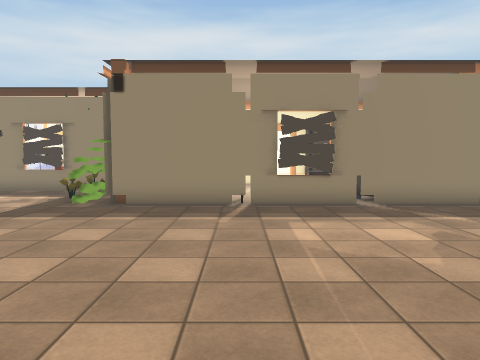
view 1 (above)

24 first-person views from a walk through a 3-D level made in the Unity game engine. The camera is 1.5 m above the floor, tilts 4° down and sees 70° across. The floor is counted in squares, 1 m on a side. Each view is taken from the middle of a square. On the plan, view 1 faces up. The plan holds only what a view shows up to about 16 squares ahead; the rest is blank. The place goes on beyond the plan. The player character is not drawn. Door leaves are left out, so doorways stand open. Some surface patterns are stand-ins.

view 2
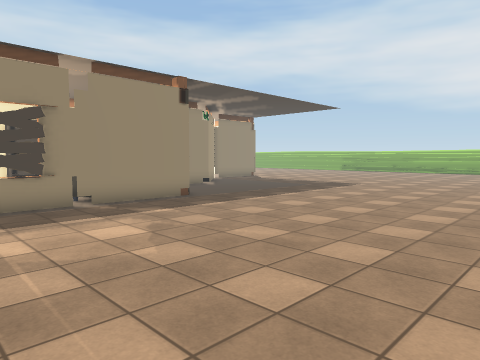

view 3
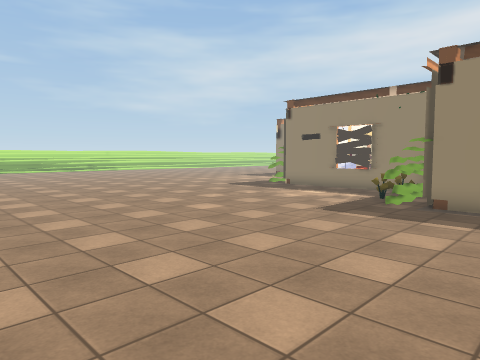

view 4
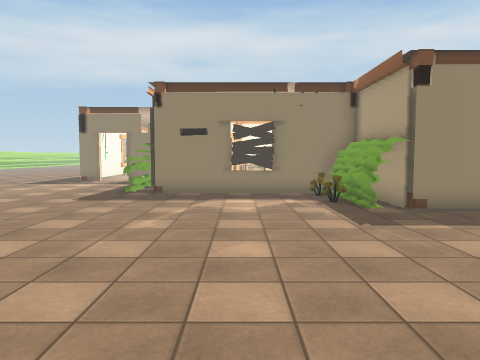

view 5
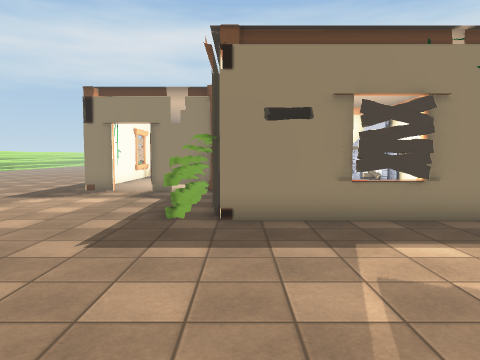

view 6
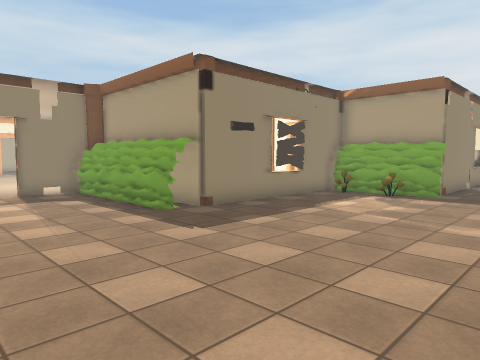

view 7
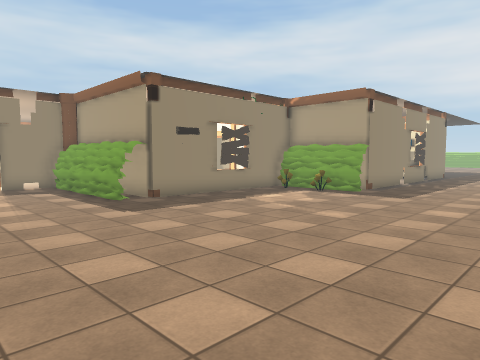

view 8
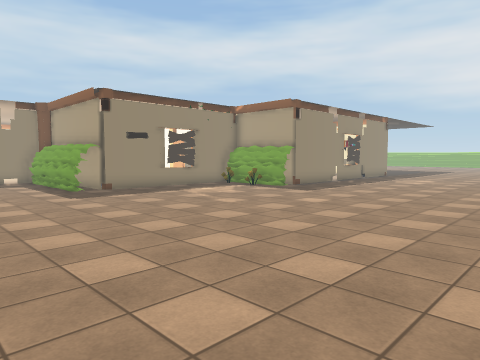

view 9
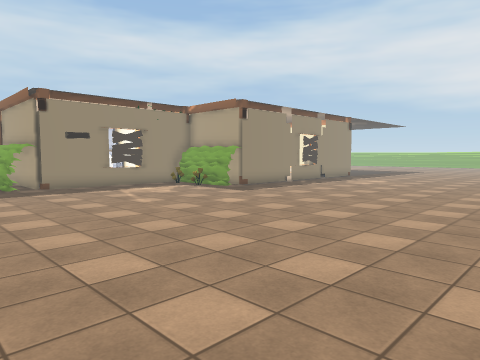

view 10
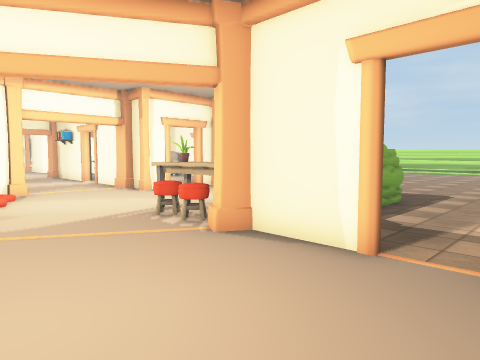

view 11
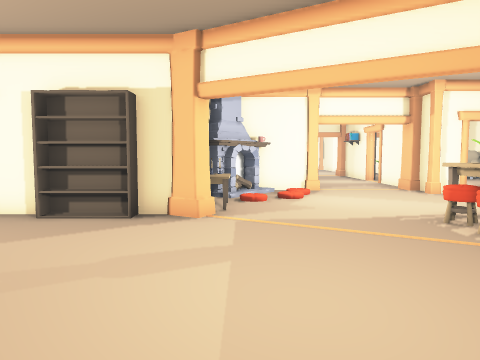

view 12
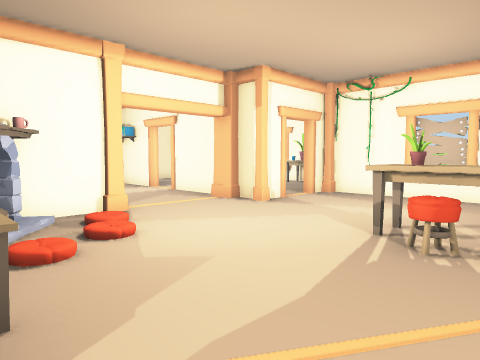

view 13
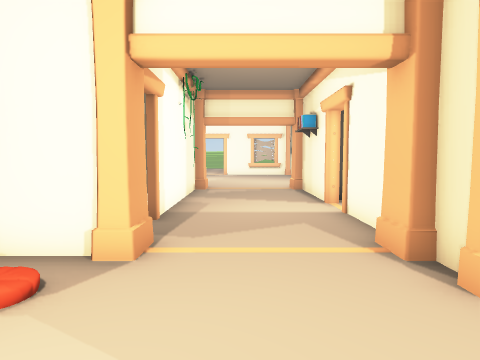

view 14
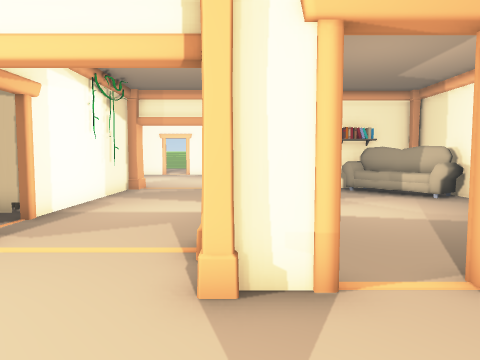

view 15
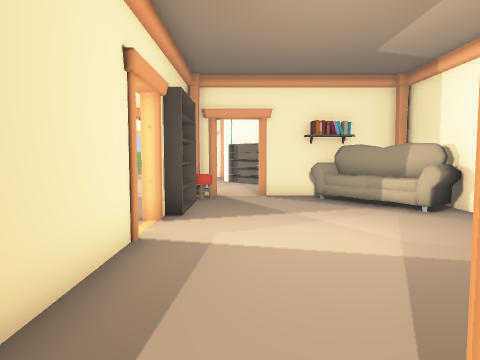

view 16
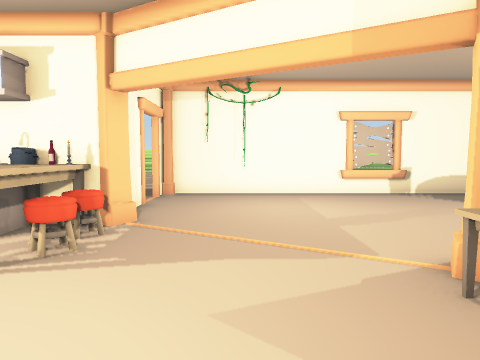

view 17
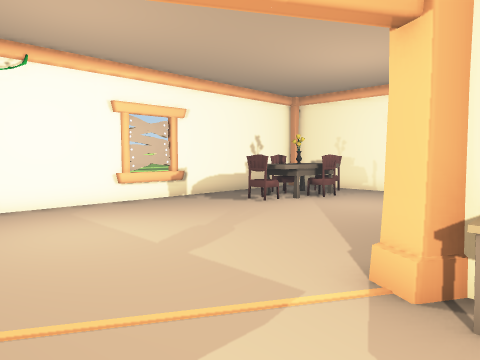

view 18
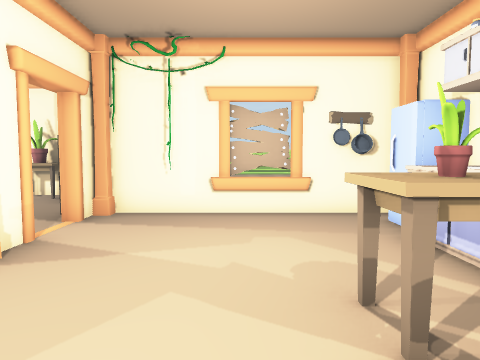

view 19
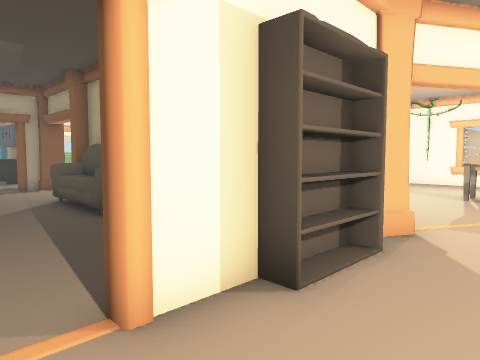

view 20
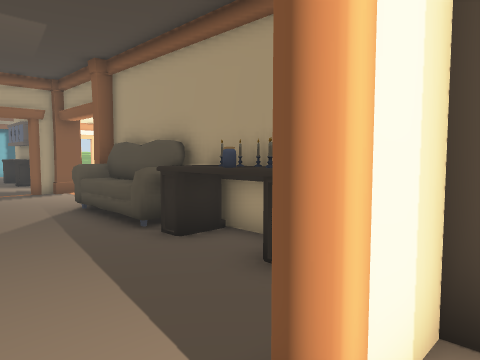

view 21
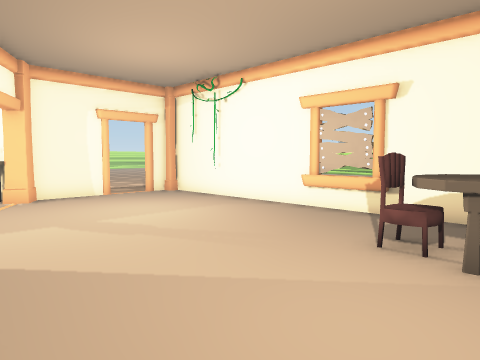

view 22
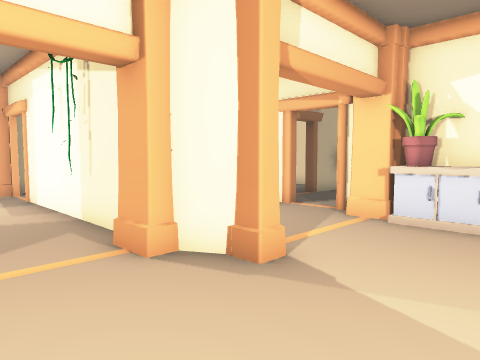

view 23
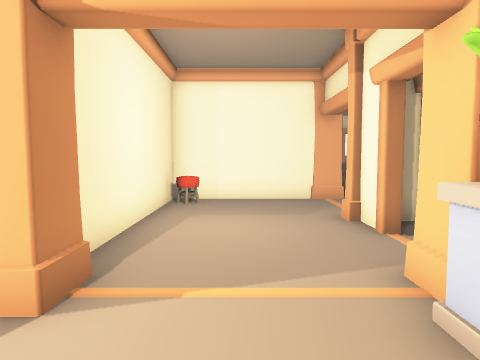

view 24
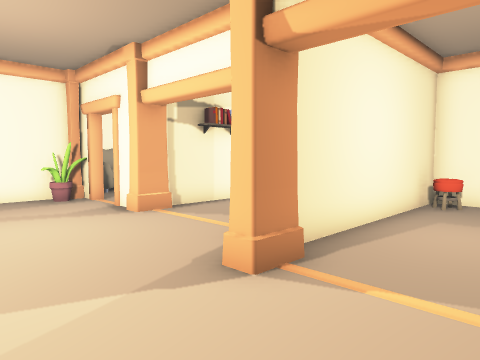

### Floor plan
Points are (right, up) in squares from view 1. A wall is a line through its corners. A room is listed if a view was taken in it or the views show most of it. See-through windows are left out.
Room 1 (views 1, 2, 3, 4, 5, 6, 7, 8, 9)
walls: (-4.3, 11.4) (-4.3, 13.4); (-4.8, 15) (-7.6, 15); (-9.4, 15) (-11.6, 15); (7.5, 10.8) (-3.6, 10.8); (-13.2, 21.9) (-15.9, 21.9); (-17.5, 21.9) (-18.5, 21.9)
ways out: opening at (-11.5, 20.5) to room 2; open door at (-17, 22) to room 2
objects: other object (-19, 22); other object (-14, 15) to (-13, 17); other object (-14, 18) to (-13, 21); other object (-12, 15); other object (-5, 11) to (-5, 14); other object (-4, 11); other object (-4, 14); other object (8, 11)
Room 2 (views 10, 11, 12, 13, 14, 15, 16, 17, 18, 19, 20, 21, 22, 23, 24)
walls: (-4.6, 30.1) (-3, 30.1); (-2.9, 24) (-2.9, 26.2); (-2, 23.6) (-3.1, 23.6) (-3.1, 24.1); (-9.2, 28.6) (-9.2, 29.5); (-9.5, 28.4) (-9.3, 28.9); (1, 30.6) (1, 24.7) (8.4, 24.7); (-9.2, 31.9) (-9.2, 33.7) (-8.9, 33.7); (-9.6, 21.6) (-9.2, 21.6) (-9.2, 20.4); (-3.6, 19.2) (-3.1, 19.2) (-3.1, 19.5) (-2.1, 19.5); (-1.8, 19.2) (1.2, 19.2); (-4.3, 17.9) (-4.3, 18.6); (-11.6, 21.6) (-10.4, 21.6); (4.9, 30.5) (4.9, 31.4); (5.2, 31.1) (5.2, 30.6); (-11.1, 19.7) (-11.1, 17.6); (2.8, 19.2) (7.4, 19.2); (-13.3, 21.8) (-12.9, 22.5) (-12.3, 22.2); (6.5, 29.8) (5.5, 29.8); (-4.3, 15.5) (-4.3, 16.3) (-3.9, 16.3); (7.4, 24) (0, 24); (5.2, 35) (5.2, 33); (-7.6, 15) (-4.5, 15); (8.7, 25.1) (9.8, 25.1) (9.8, 24.6) (9.4, 24.6) (8.4, 24.1) (8.4, 23.6) (7.4, 23.6); (-15.9, 21.9) (-12.5, 21.9) (-12.5, 21.5); (9.6, 29.2) (8.7, 29.2); (-11.5, 15) (-9.4, 15); (8.4, 18.6) (8.4, 17.9); (-18.8, 29.5) (-18.8, 22.5); (-18.5, 21.9) (-17.5, 21.9); (-18.8, 35.5) (-18.8, 30.5)
low walls: (-8.6, 27.2) (-8.6, 27.9); (-9.9, 15.2) (-9.4, 15.2); (-18.6, 31.6) (-18.6, 29)
ways out: opening at (-11.5, 20.5) to room 1; open door at (-17, 22) to room 1; opening at (-4, 17) to room 3; opening at (2, 19) to room 3; opening at (10, 16.7) to room 3; open door at (-0.5, 24)
objects: other object (-17, 34) to (-15, 35); other object (-17, 35); other object (-16, 33); other object (-15, 35); other object (-12, 17); other object (-12, 21); other object (-12, 22); other object (-11, 22) to (-10, 22); other object (-10, 21); other object (-10, 30) to (-10, 32); other object (-7, 31); other object (-6, 30); other object (-6, 31); other object (-5, 26) to (-4, 27); other object (-5, 30); other object (-5, 31); other object (-4, 31); other object (-3, 31) to (0, 31); other object (2, 25) to (2, 26); other object (5, 19); other object (8, 19); other object (10, 29) to (11, 29); other object (10, 30); other object (12, 29)
Room 3 (no view inside)
walls: (1.2, 18.9) (-2.4, 18.9); (3.8, 18.9) (2.8, 18.9); (4, 10.8) (5.4, 10.8); (-1.1, 10.8) (0, 10.8); (8, 13.2) (8, 16.3) (8.4, 16.3); (8, 17.9) (8, 18.5); (9.5, 15) (10.8, 15)
ways out: opening at (-4, 17) to room 2; opening at (2, 19) to room 2; opening at (10, 16.7) to room 2
objects: other object (-4, 15); other object (-1, 12) to (0, 12); other object (4, 12) to (7, 14); other object (7, 18); other object (8, 15) to (9, 15); other object (9, 16)

Where each view was taken, in squares from view 1:
view 1: 0 up, 0 right, facing up
view 2: 0 up, 0 right, facing up-right
view 3: 0 up, 1 left, facing up-left
view 4: 1 up, 9 left, facing up
view 5: 7 up, 12 left, facing up
view 6: 7 up, 19 left, facing up-right
view 7: 4 up, 19 left, facing up-right
view 8: 0 up, 19 left, facing up-right
view 9: 2 down, 17 left, facing up-right
view 10: 27 up, 18 left, facing down-right
view 11: 27 up, 18 left, facing right
view 12: 28 up, 12 left, facing down-right
view 13: 22 up, 8 left, facing right
view 14: 19 up, 8 left, facing right
view 15: 17 up, 5 left, facing right
view 16: 25 up, 5 left, facing left
view 17: 24 up, 8 left, facing up-left
view 18: 24 up, 8 left, facing down
view 19: 35 up, 12 left, facing down-right
view 20: 35 up, 10 left, facing down-right
view 21: 35 up, 10 left, facing down-left
view 22: 21 up, 13 right, facing up-left
view 23: 27 up, 13 right, facing left
view 24: 28 up, 13 right, facing down-left
